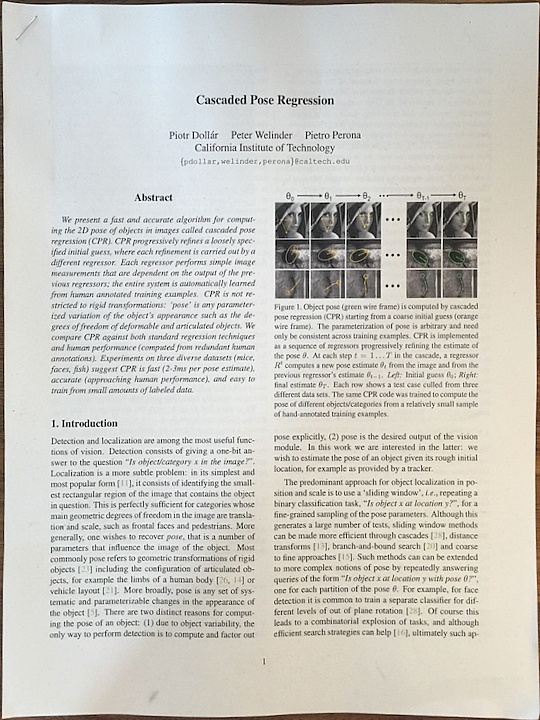
#> input picture savetest.jpg, 540 x 720 px
$ python Sharpen2.py   (older library calls are emulated)
#> lines starting #> are read from the running program, lines starting #| are printed output that depends on the picture
#> further down, img is the input picture: shape (720, 540, 3); mean B, G, R 195.2, 201.5, 202.9
import cv2
import numpy as np


def unsharp_mask(image, kernel_size=(5, 5), sigma=1.0, amount=1.0, threshold=0):
#> called with kernel_size = (5, 5), sigma = 1, amount = 1, threshold = 0
    blurred = cv2.GaussianBlur(image,(5,5),0)
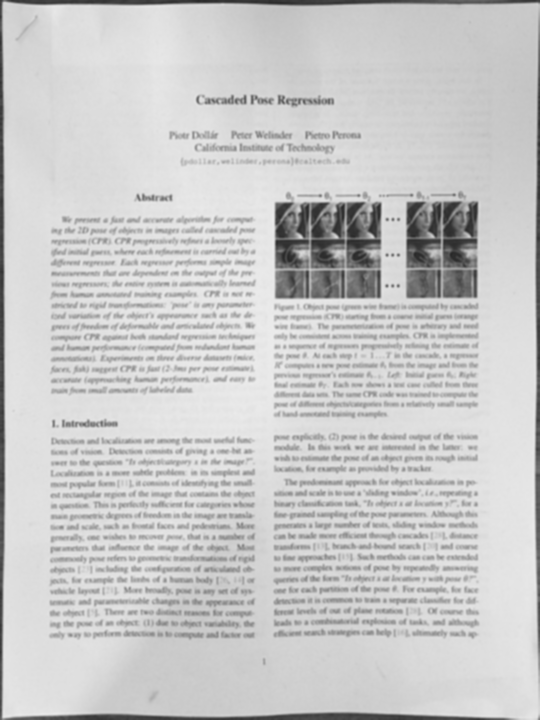
#> blurred: shape (720, 540); min 40, max 236, mean 201.2
    sharpened = float(amount + 1) * image - float(amount) * blurred
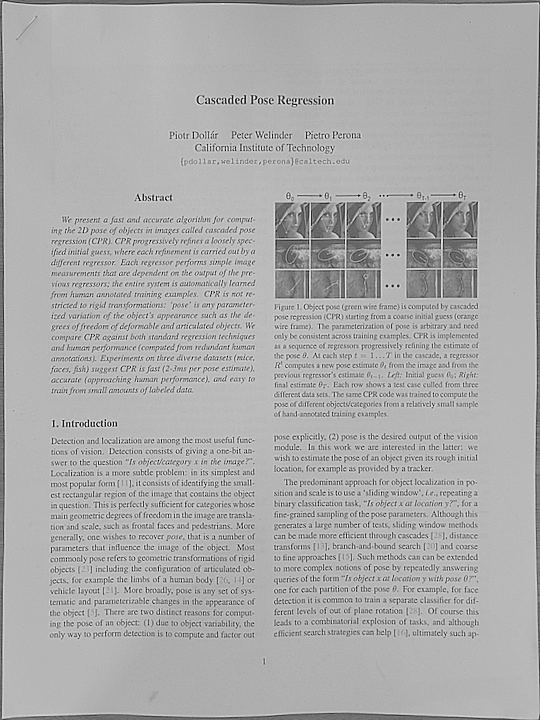
#> sharpened: shape (720, 540) float64; min -176, max 380, mean 201.1; drawn with min black and max white
    sharpened = np.maximum(sharpened, np.zeros(sharpened.shape))
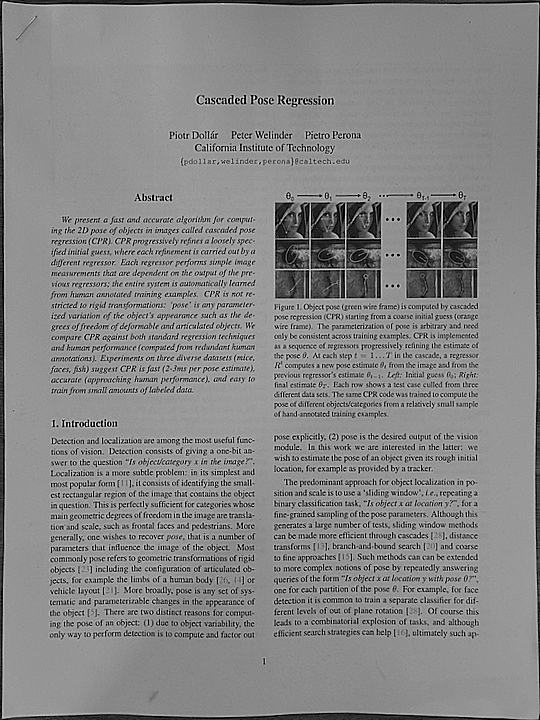
#> sharpened: shape (720, 540) float64; min 0, max 380, mean 201.7; drawn with min black and max white
    sharpened = np.minimum(sharpened, 255 * np.ones(sharpened.shape))
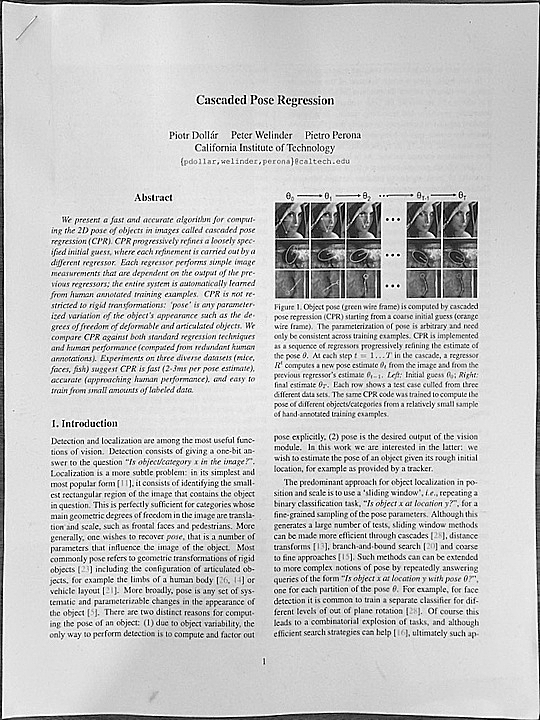
#> sharpened: shape (720, 540) float64; min 0, max 255, mean 200.4
    sharpened = sharpened.round().astype(np.uint8)
    if threshold > 0:
        low_contrast_mask = np.absolute(image - blurred) < threshold
        np.copyto(sharpened, image, where=low_contrast_mask)
    return sharpened

img = cv2.imread('savetest.jpg')
img = cv2.cvtColor(img, cv2.COLOR_BGR2GRAY)
dilated_img = unsharp_mask(img)
bg_img = cv2.medianBlur(dilated_img,21)
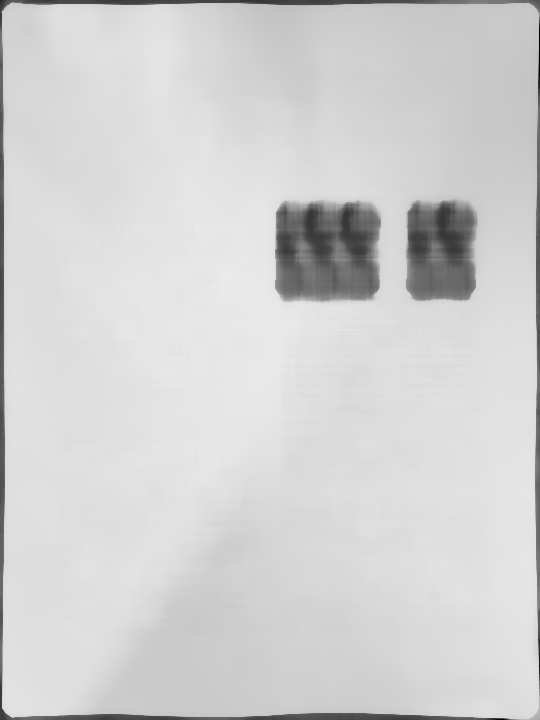
#> bg_img: shape (720, 540); min 0, max 235, mean 210
diff_img = 255 - cv2.absdiff(img, bg_img)
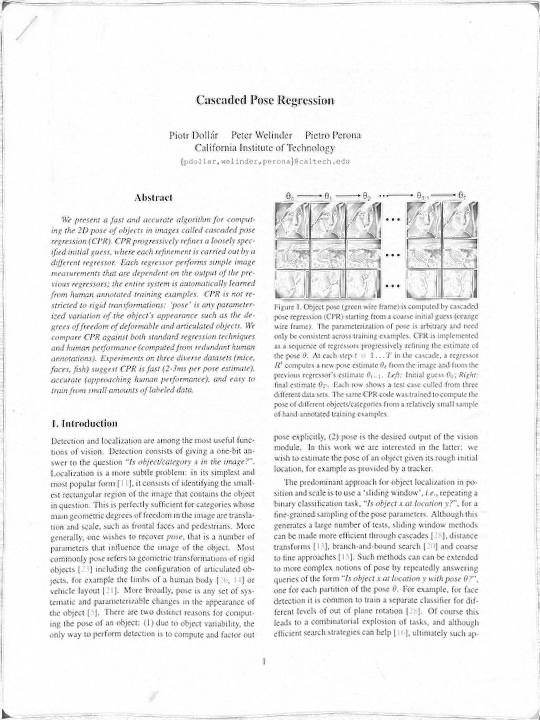
#> diff_img: shape (720, 540); min 24, max 255, mean 240.5
norm_img = diff_img.copy()
cv2.normalize(diff_img, norm_img, alpha=0, beta=255, norm_type=cv2.NORM_MINMAX, dtype=cv2.CV_8UC1)
_, thr_img = cv2.threshold(norm_img, 230, 0, cv2.THRESH_TRUNC)
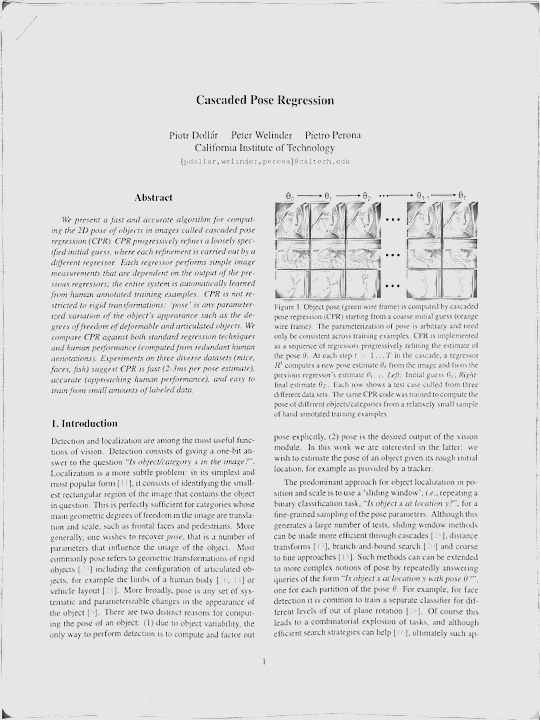
#> thr_img: shape (720, 540); min 0, max 230, mean 221.6
img = cv2.normalize(thr_img, thr_img, alpha=0, beta=255, norm_type=cv2.NORM_MINMAX, dtype=cv2.CV_8UC1)
cv2.imshow("s", bg_img)
cv2.imshow("ss", img)
cv2.waitKey(0)

$ run again, with 4.jpg copied over savetest.jpg
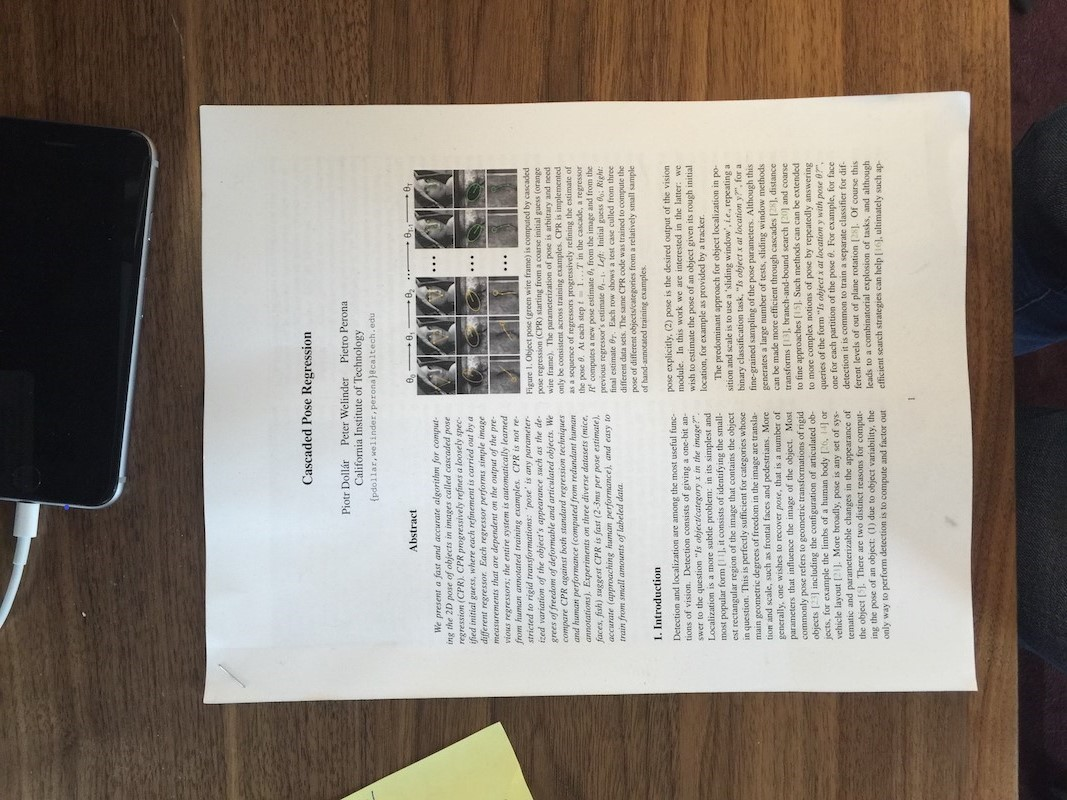
#> input picture 4.jpg, 1067 x 800 px
#> img is the input picture: shape (800, 1067, 3); mean B, G, R 127.5, 136.9, 145.6
#> `diff_img = 255 - cv2.absdiff(img, bg_img)`:
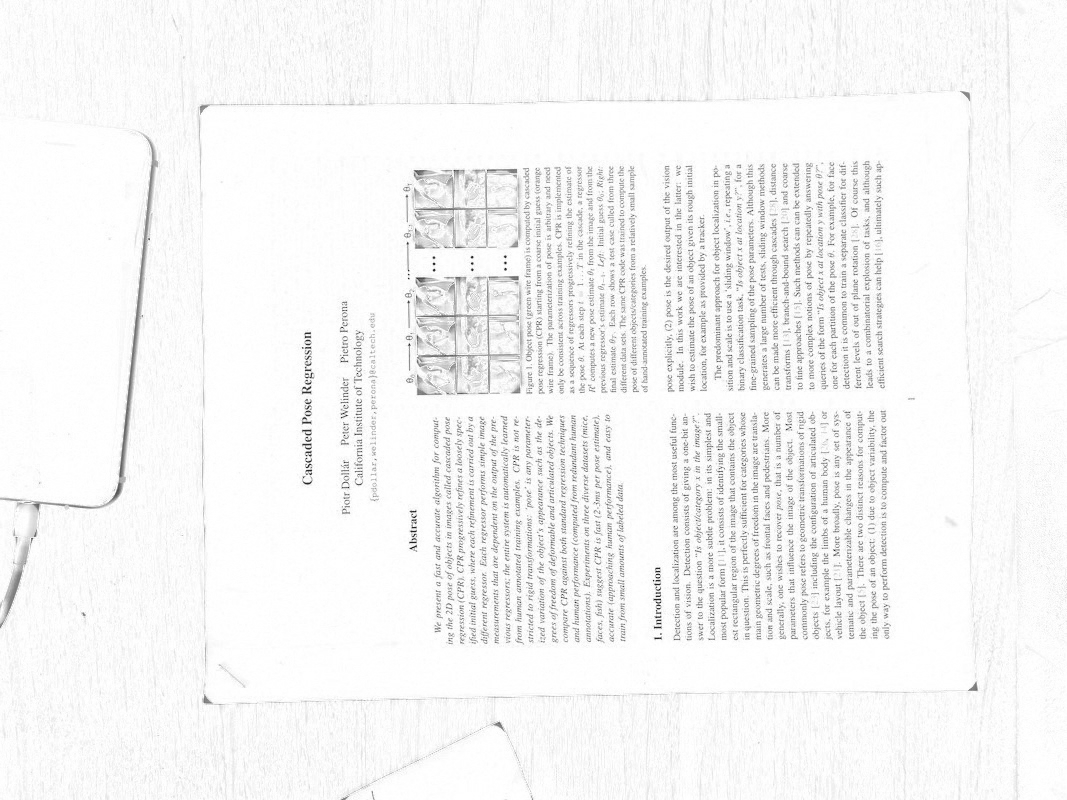
#> diff_img: shape (800, 1067); min 28, max 255, mean 245.9
#> `_, thr_img = cv2.threshold(norm_img, 230, 0, cv2.THRESH_TRUNC)`:
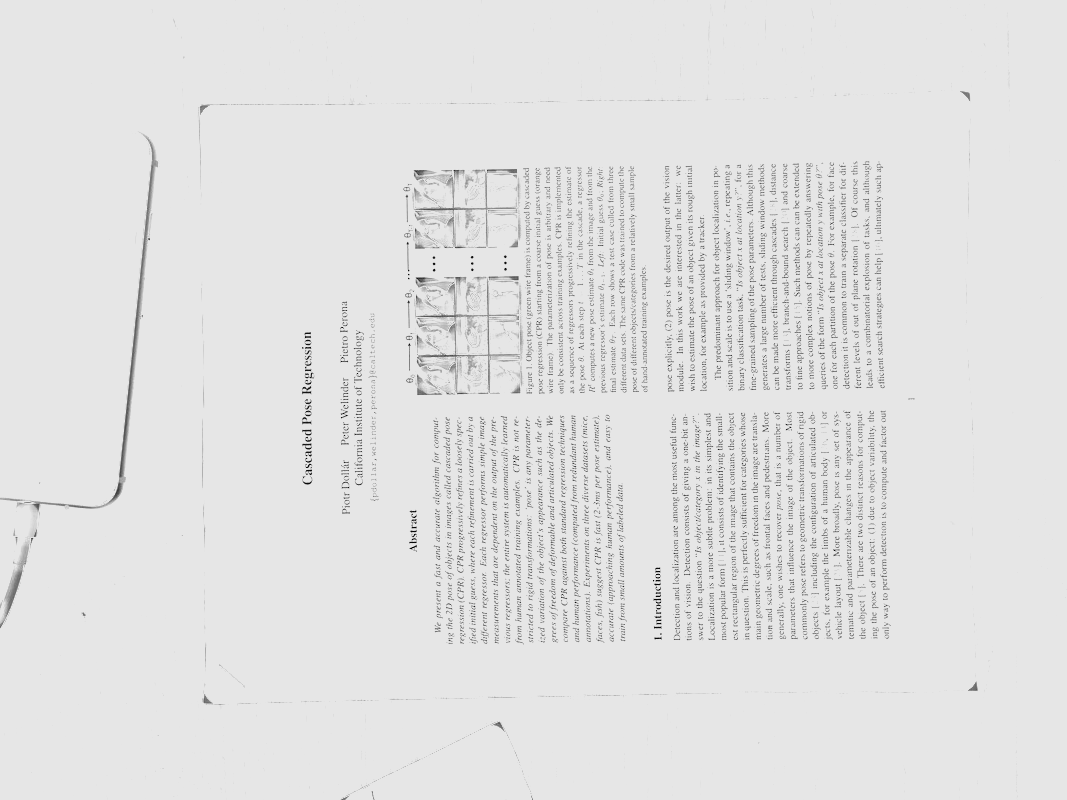
#> thr_img: shape (800, 1067); min 0, max 230, mean 226.1
